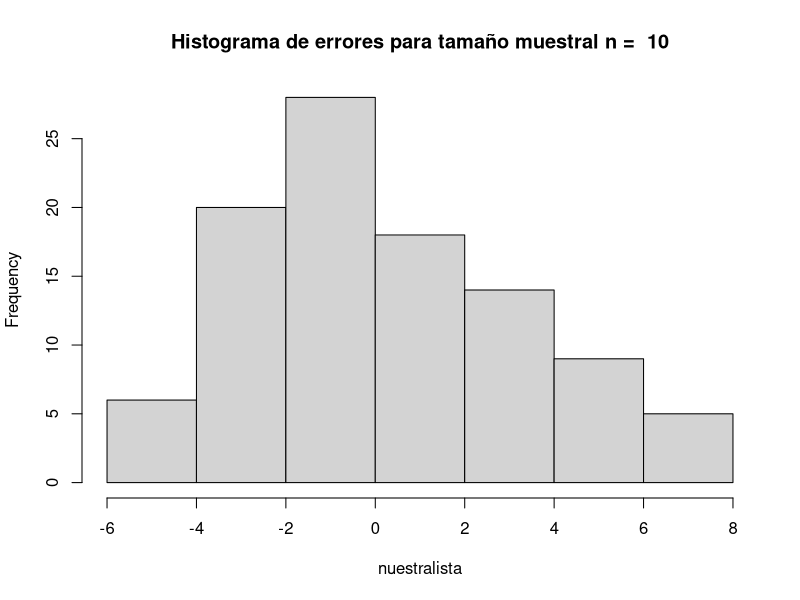
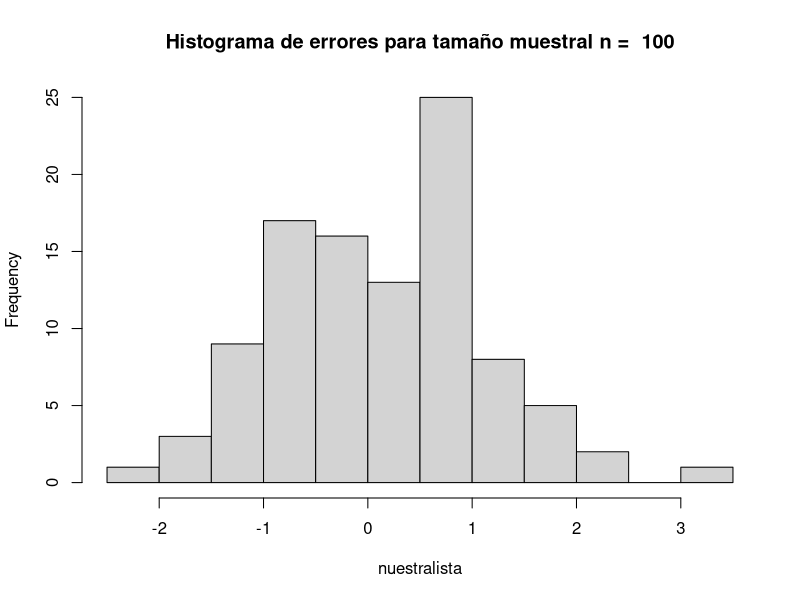
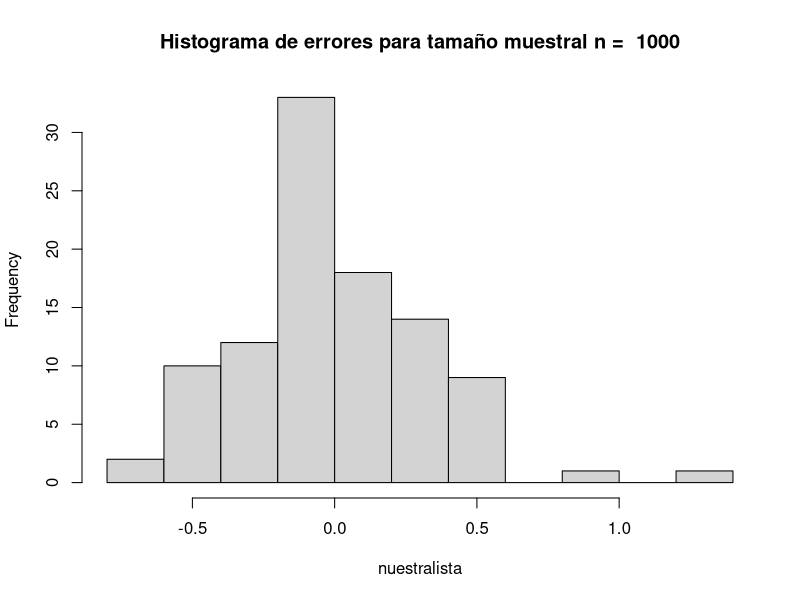
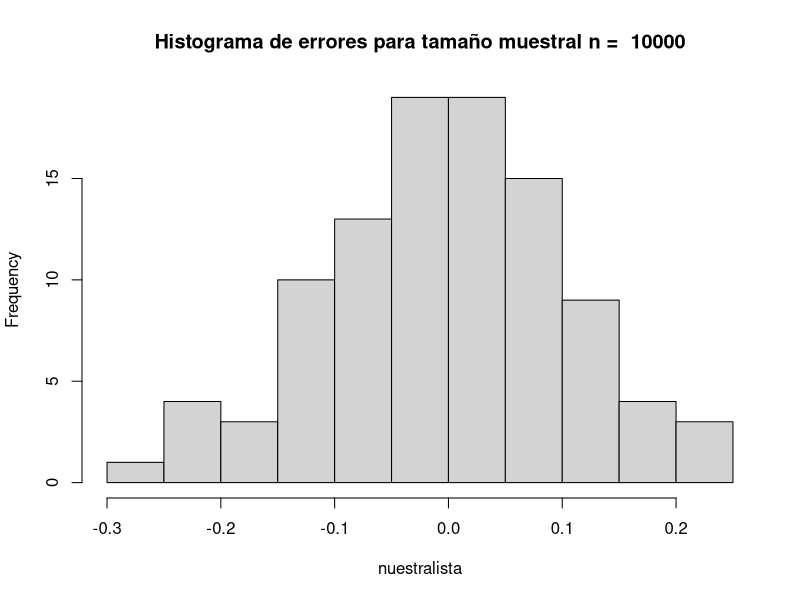
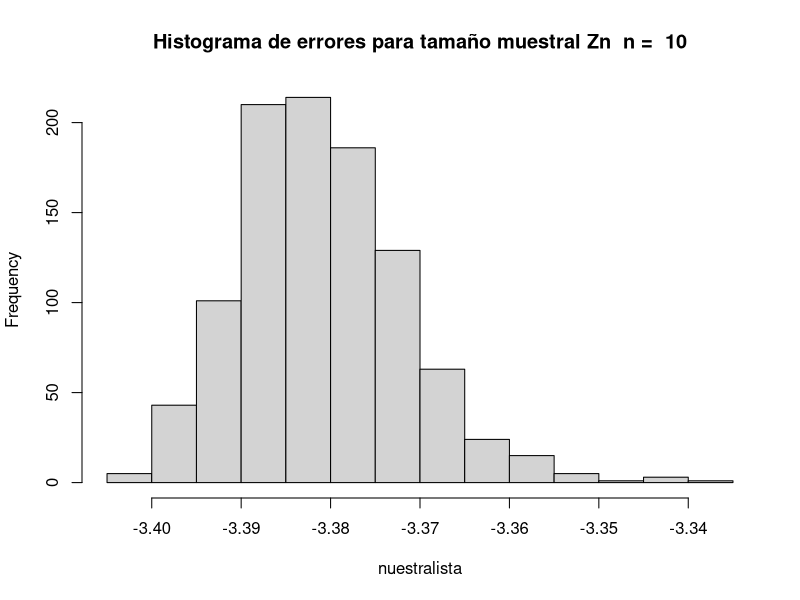
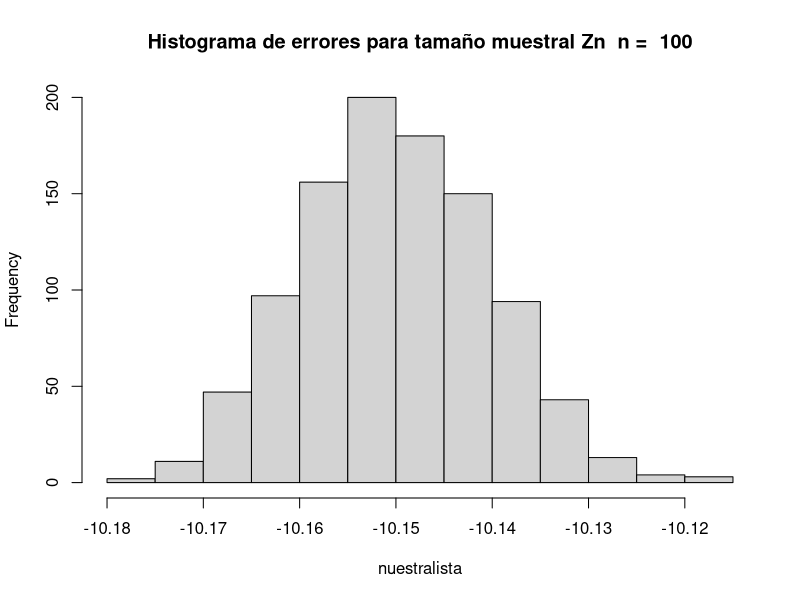
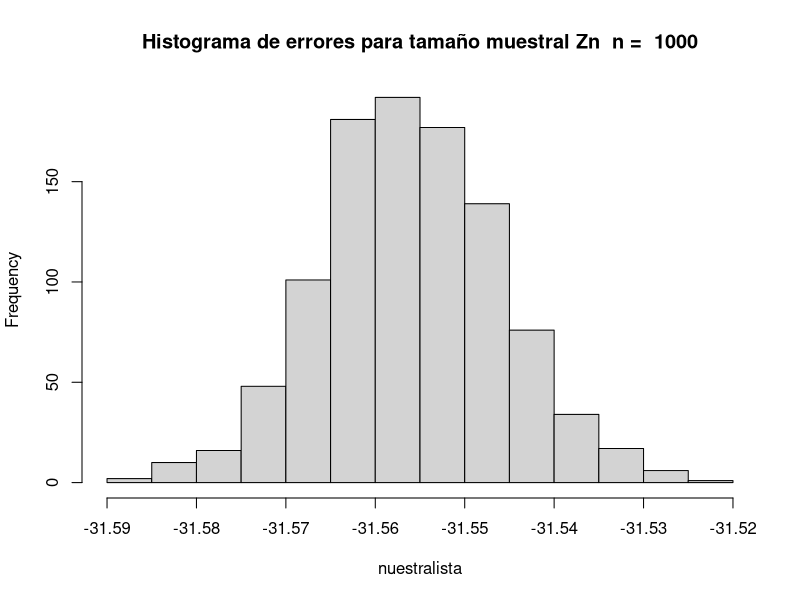
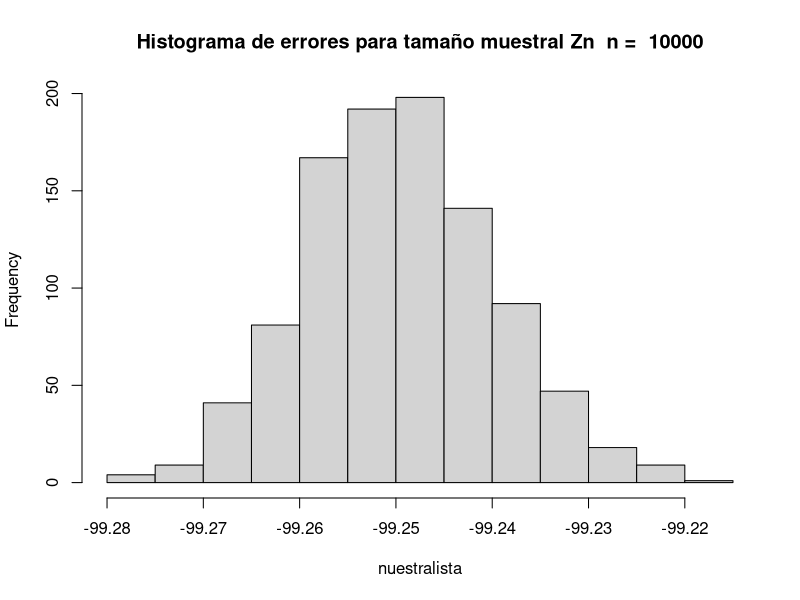

These charts were generated, in order, by the following R code:
mediamuestral <- function(n , lamda){
    Mn = 0
    for(i in 1:n){
        a = rexp(1,lamda)
        Mn = Mn + a
      #  print(Mn)
      
    }
    Mn = Mn/n
    return(Mn)

}

ListaErrores <- function( tamMediaMuestal , k , lamda  ){
    #calculo la media muestral 100 veces
    Lista <- c()
    for(i in 1:k){
        var = mediamuestral(tamMediaMuestal,lamda)  - 1/lamda 
        Lista <- c(Lista , var)
    }
    Lista = sort(Lista,decreasing =FALSE )
    return(Lista)
}
Percentil <- function(numpercentil , lista){
    tamanolista = length(lista)
    cantidad = (numpercentil*tamanolista)/100
    resultadopercentil = lista[cantidad]
    return(resultadopercentil)
}



metodoZn <- function( Miu , desviacion , n ){
    Mn = mediamuestral(n , 1/0.1)
    Zn = (Mn - Miu) / (desviacion/sqrt(n)) 
    #print(Zn)
    return(Zn)
}

## aqui k = 1000
ListaErroresZn <- function( tamMediaMuestal , k , lamda  ){
    #calculo la media muestral 100 veces
    Lista <- c()
    for(i in 1:k){
        var = metodoZn( 10 , sqrt(100) , tamMediaMuestal )  - 0.25 #el percentil 60 de la normal estandar es 0.25
        Lista <- c(Lista , var)
    }
    Lista = sort(Lista,decreasing =FALSE )
    return(Lista)
}


main <- function(tamanomuestra, vecesquesecalculamediamuestral, lamda){
    nuestralista = ListaErrores(tamanomuestra , vecesquesecalculamediamuestral , lamda)

        ##vamos a hacer el histograma
    nombre =  paste("Histograma de errores para tamaño muestral n = "  ,toString(tamanomuestra))
    print(nombre)
    hist(nuestralista , main=nombre)

    ##el ejercicio dice que hay que calcular el percentil 60
    perce = Percentil(95, nuestralista)
    print("percentil 95: ")
    print(perce)


}
main2 <- function(tamanomuestra, vecesquesecalculamediamuestral, lamda){
    nuestralista = ListaErroresZn(tamanomuestra , vecesquesecalculamediamuestral , lamda)

        ##vamos a hacer el histograma
    nombre =  paste("Histograma de errores para tamaño muestral Zn  n = "  ,toString(tamanomuestra))
    print(nombre)
    hist(nuestralista , main=nombre)

    ##el ejercicio dice que hay que calcular el percentil 60
    perce = Percentil(60, nuestralista)
    print("percentil 60: ")
    print(perce)

}






#ya teniendo todo, calculamos el main para los valores dados
main(10 , 100, 0.1)
main(100 ,100, 0.1)
main(1000, 100, 0.1)
main(10000,100,0.1)

main2(10 , 1000, 0.1)
main2(100 ,1000, 0.1)
main2(1000, 1000, 0.1)
main2(10000,1000,0.1)
